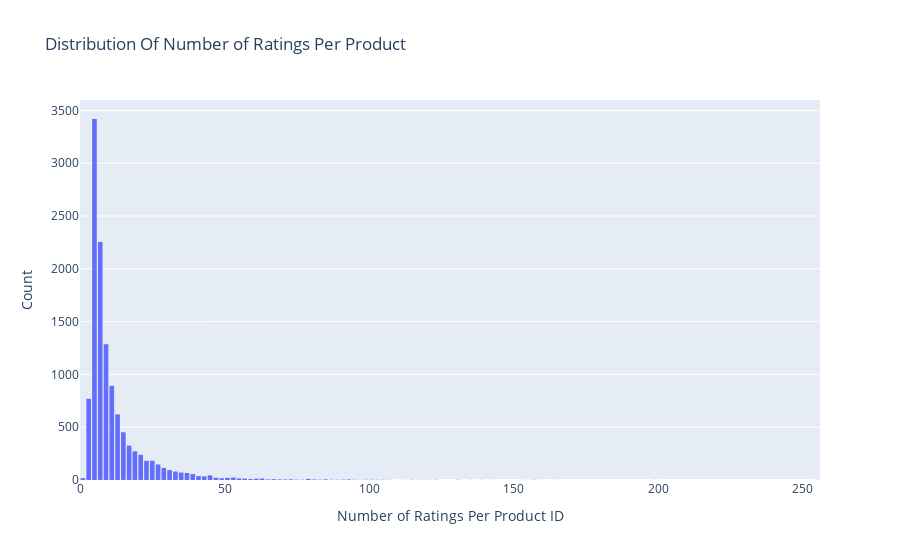

Here is the notebook cell this chart was saved with:
### Markdown cell above
### See the number ratings per product

### Code cell
# Number of ratings per game_toy
data = df.groupby('asin')['overall'].count()

# Create trace
trace = go.Histogram(x = data.values,
                     name = 'overall',
                     xbins = dict(start = 0,size = 2))
# Create layout
layout = go.Layout(title = 'Distribution Of Number of Ratings Per Product',
                   xaxis = dict(title = 'Number of Ratings Per Product ID'),
                   yaxis = dict(title = 'Count'),
                   bargap = 0.2)

# Create plot
fig = go.Figure(data=[trace], layout=layout)
iplot(fig)

### Figure 1 — Plotly figure (JSON) as saved in the notebook; plotly's stock layout.template omitted (floating-point values rounded to 4 significant figures; data arrays with more than 128 entries replaced by an {"elided": "..."} marker saying what was removed)
{"data": [{"name": "overall", "type": "histogram", "x": {"elided": "11923 int values"}, "xbins": {"size": 2, "start": 0}}], "layout": {"bargap": 0.2, "title": {"text": "Distribution Of Number of Ratings Per Product"}, "xaxis": {"title": {"text": "Number of Ratings Per Product ID"}}, "yaxis": {"title": {"text": "Count"}}}}
